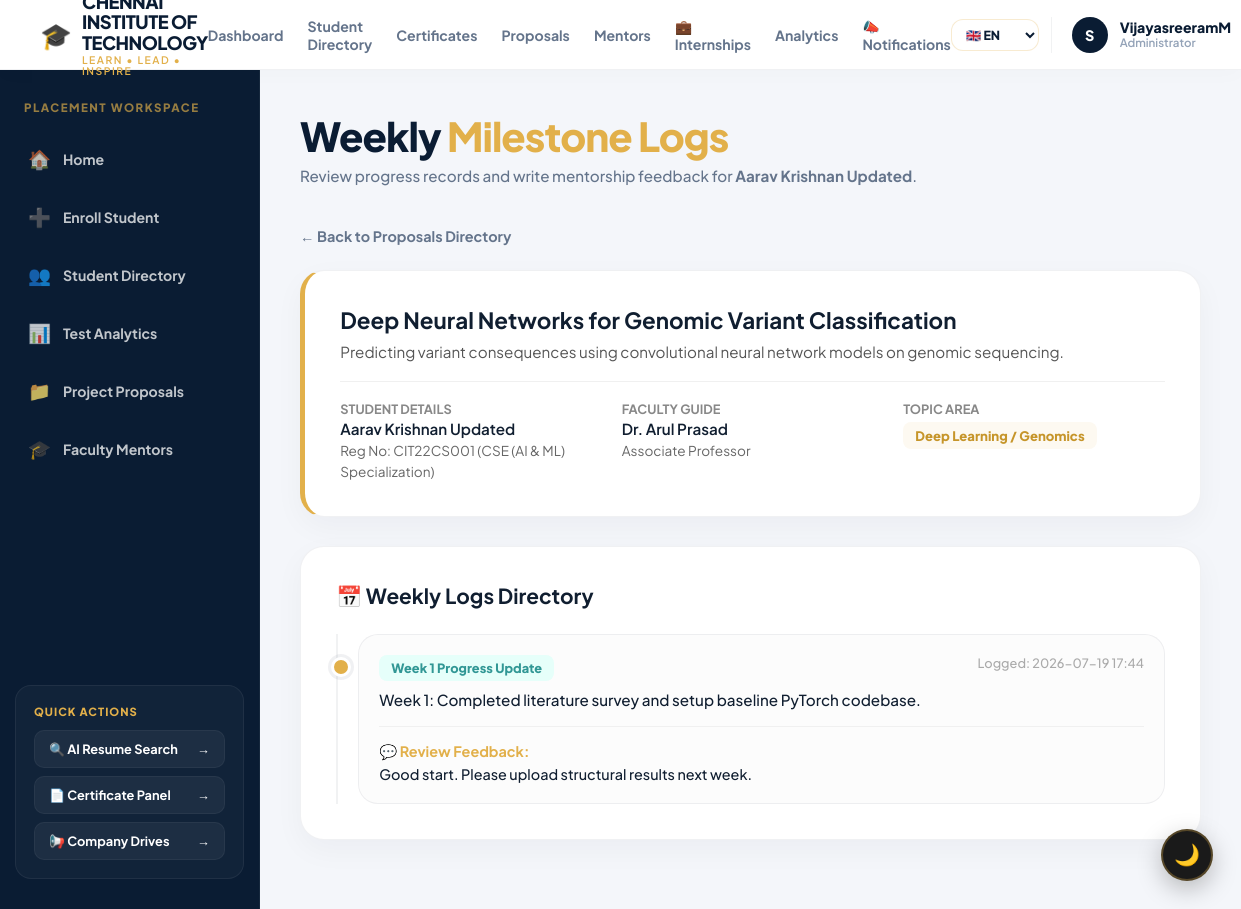
/admin/proposals/updates/1 (signed in), run on the app's committed database.
### models.py (models this page shows, shortened)
class Student(db.Model):
    __tablename__ = "students"
    id                          = db.Column(db.Integer, primary_key=True)
    batch                       = db.Column(db.String(20))
    department                  = db.Column(db.String(100))
    student_id                  = db.Column(db.String(50))
    register_number             = db.Column(db.String(50), unique=True, nullable=False, index=True)
    student_name                = db.Column(db.String(200))
    gender                      = db.Column(db.String(20))
    current_sem                 = db.Column(db.Integer)
    foreign_language_known      = db.Column(db.String(100))
    password                    = db.Column(db.Text)
    cgpa                        = db.Column(db.Float)
    sem1_gpa                    = db.Column(db.Float)
    sem2_gpa                    = db.Column(db.Float)
    sem3_gpa                    = db.Column(db.Float)
    sem4_gpa                    = db.Column(db.Float)
    sem5_gpa                    = db.Column(db.Float)
    sem6_gpa                    = db.Column(db.Float)
    sem7_gpa                    = db.Column(db.Float)
    sem8_gpa                    = db.Column(db.Float)
    sem1_subjects               = db.Column(db.Text)
    sem1_ia1                    = db.Column(db.Text)
    sem1_ia2                    = db.Column(db.Text)
    sem1_model                  = db.Column(db.Text)
    sem1_grades                 = db.Column(db.Text)
    sem2_subjects               = db.Column(db.Text)
    sem2_ia1                    = db.Column(db.Text)
    sem2_ia2                    = db.Column(db.Text)
    sem2_model                  = db.Column(db.Text)
    sem2_grades                 = db.Column(db.Text)
    sem3_subjects               = db.Column(db.Text)
    sem3_ia1                    = db.Column(db.Text)
    sem3_ia2                    = db.Column(db.Text)
    sem3_model                  = db.Column(db.Text)
    sem3_grades                 = db.Column(db.Text)
    sem4_subjects               = db.Column(db.Text)
    sem4_ia1                    = db.Column(db.Text)
    sem4_ia2                    = db.Column(db.Text)
    sem4_model                  = db.Column(db.Text)
    sem4_grades                 = db.Column(db.Text)
    sem5_subjects               = db.Column(db.Text)
    sem5_ia1                    = db.Column(db.Text)
    sem5_ia2                    = db.Column(db.Text)
    sem5_model                  = db.Column(db.Text)
    sem5_grades                 = db.Column(db.Text)
    sem6_subjects               = db.Column(db.Text)
    sem6_ia1                    = db.Column(db.Text)
    sem6_ia2                    = db.Column(db.Text)
    sem6_model                  = db.Column(db.Text)
    sem6_grades                 = db.Column(db.Text)
    sem7_subjects               = db.Column(db.Text)
    sem7_ia1                    = db.Column(db.Text)
    sem7_ia2                    = db.Column(db.Text)
    sem7_model                  = db.Column(db.Text)
    sem7_grades                 = db.Column(db.Text)
    sem8_subjects               = db.Column(db.Text)
    sem8_ia1                    = db.Column(db.Text)
    sem8_ia2                    = db.Column(db.Text)
    sem8_model                  = db.Column(db.Text)
    sem8_grades                 = db.Column(db.Text)
    projects_done               = db.Column(db.Integer, default=0)
    research_papers_published   = db.Column(db.Integer, default=0)
    review_papers_published     = db.Column(db.Integer, default=0)
    patents_granted             = db.Column(db.Integer, default=0)
    hackathons_participated     = db.Column(db.Integer, default=0)
    hackathons_won_top100       = db.Column(db.Integer, default=0)
    weekly_aptitude_avg         = db.Column(db.Float, default=0)
    avg_communication_score     = db.Column(db.Float, default=0)
    number_of_certifications    = db.Column(db.Integer, default=0)
    leetcode_problems_solved    = db.Column(db.Integer, default=0)
    codechef_rating             = db.Column(db.Integer, default=0)
    certifications_list         = db.Column(db.Text)
    certifications_list_with_date = db.Column(db.Text)
    certificate_course_level    = db.Column(db.Text)
    certificate_platform        = db.Column(db.Text)
    certificate_domain          = db.Column(db.Text)
    certificate_completion_year = db.Column(db.Text)
    skill_index                 = db.Column(db.Float, default=0)
    skill_level                 = db.Column(db.String(50))
    resume_email                = db.Column(db.String(100), nullable=True)
    resume_phone                = db.Column(db.String(50), nullable=True)
    resume_linkedin             = db.Column(db.String(200), nullable=True)
    resume_github               = db.Column(db.String(200), nullable=True)
    resume_summary              = db.Column(db.Text, nullable=True)
    resume_work_experience      = db.Column(db.Text, nullable=True)
    is_active                   = db.Column(db.Boolean, default=True, nullable=False, index=True)
    deleted_at                  = db.Column(db.DateTime, nullable=True)
    deleted_by                  = db.Column(db.String(100), nullable=True)
    certificates  = db.relationship("Certificate", backref="student", lazy=True,
                                    foreign_keys="Certificate.register_number",
                                    primaryjoin="Student.register_number == Certificate.register_number",
                                    cascade="all, delete-orphan")
    test_results  = db.relationship("TestResult", backref="student", lazy=True,
                                    foreign_keys="TestResult.register_number",
                                    primaryjoin="Student.register_number == TestResult.register_number",
                                    cascade="all, delete-orphan")

class ProjectProposal(db.Model):
    __tablename__ = "project_proposals"
    id              = db.Column(db.Integer, primary_key=True)
    register_number = db.Column(db.String(50), db.ForeignKey("students.register_number", ondelete="CASCADE"), nullable=False, index=True)
    project_title   = db.Column(db.String(300), nullable=False)
    description     = db.Column(db.Text)
    domain          = db.Column(db.String(100))
    ppt_path        = db.Column(db.Text)
    status          = db.Column(db.String(50), default="Pending Review")  # Pending Review, Approved - Select Mentor, Mentorship Active, Rejected, Completed
    submitted_at    = db.Column(db.DateTime, default=datetime.utcnow)
    reviewed_at     = db.Column(db.DateTime, nullable=True)
    remarks         = db.Column(db.Text)
    mentor_id       = db.Column(db.Integer, db.ForeignKey("mentors.id", ondelete="SET NULL"), nullable=True)
    student = db.relationship("Student", backref=db.backref("proposals", lazy=True, cascade="all, delete-orphan"))
    mentor  = db.relationship("Mentor", backref=db.backref("proposals", lazy=True))

class Mentor(db.Model):
    __tablename__ = "mentors"
    id            = db.Column(db.Integer, primary_key=True)
    name          = db.Column(db.String(200), nullable=False)
    email         = db.Column(db.String(200), unique=True, nullable=False)
    department    = db.Column(db.String(100))
    designation   = db.Column(db.String(100))
    expertise     = db.Column(db.String(300))
    max_slots     = db.Column(db.Integer, default=5)
    current_slots = db.Column(db.Integer, default=0)

class ProjectUpdate(db.Model):
    __tablename__ = "project_updates"
    id              = db.Column(db.Integer, primary_key=True)
    proposal_id     = db.Column(db.Integer, db.ForeignKey("project_proposals.id", ondelete="CASCADE"), nullable=False, index=True)
    week_no         = db.Column(db.Integer, nullable=False)
    update_text     = db.Column(db.Text, nullable=False)
    submitted_at    = db.Column(db.DateTime, default=datetime.utcnow)
    mentor_feedback = db.Column(db.Text)
    proposal = db.relationship("ProjectProposal", backref=db.backref("updates", lazy=True, order_by="ProjectUpdate.week_no", cascade="all, delete-orphan"))

### blueprints/admin.py (the view, shortened to what this page needs)
@admin_bp.route("/proposals/updates/<int:proposal_id>", methods=["GET", "POST"])
@admin_required
def project_updates(proposal_id):
    from models import ProjectProposal, ProjectUpdate, db
    proposal = ProjectProposal.query.get_or_404(proposal_id)
    return render_template(
        "admin_project_updates.html",
        proposal=proposal
    )

### templates/admin_project_updates.html (shortened to what this page needs)
{% extends "base.html" %}
{% block content %}
<div class="giraffe-header">
    <h2>Weekly <span>Milestone Logs</span></h2>
    <p>Review progress records and write mentorship feedback for <b>{{ proposal.student.student_name }}</b>.</p>
</div>
<a href="{{ url_for('admin.proposals') }}" class="lion-btn-clear" style="margin-left: 0; display: inline-flex; align-items: center; gap: 8px; margin-bottom: 25px;">
    ← Back to Proposals Directory
</a>
<div class="gazelle-card" style="border-left: 5px solid var(--primary-gold);">
    <h3 style="margin-top: 0; color: var(--dark); font-size: 1.4rem; margin-bottom: 8px;">{{ proposal.project_title }}</h3>
    <p style="margin: 0; font-size: 0.95rem; color: #555;">{{ proposal.description }}</p>
    <div style="display: grid; grid-template-columns: 1fr 1fr 1fr; gap: 20px; margin-top: 20px; padding-top: 15px; border-top: 1px solid #f0f0f0;">
        <div>
            <span style="font-size: 0.8rem; color: #888; text-transform: uppercase; font-weight: 700;">Student details</span><br>
            <span style="font-size: 0.95rem; color: var(--dark); font-weight: 600;">{{ proposal.student.student_name }}</span><br>
            <span style="font-size: 0.85rem; color: #666;">Reg No: {{ proposal.register_number }} ({{ proposal.student.department }})</span>
        </div>
        <div>
            <span style="font-size: 0.8rem; color: #888; text-transform: uppercase; font-weight: 700;">Faculty Guide</span><br>
            {% if proposal.mentor %}
                <span style="font-size: 0.95rem; color: var(--dark); font-weight: 600;">{{ proposal.mentor.name }}</span><br>
                <span style="font-size: 0.85rem; color: #666;">{{ proposal.mentor.designation }}</span>
            {% else %}
                <span style="font-size: 0.95rem; color: #aaa; font-style: italic;">No guide assigned</span>
            {% endif %}
        </div>
        <div>
            <span style="font-size: 0.8rem; color: #888; text-transform: uppercase; font-weight: 700;">Topic Area</span><br>
            <span class="owl-badge" style="margin-top: 4px;">{{ proposal.domain }}</span>
        </div>
    </div>
</div>
<div class="gazelle-card">
    <h3 style="margin-top: 0; margin-bottom: 25px; font-size: 1.3rem; color: var(--dark);">📅 Weekly Logs Directory</h3>
    {% if proposal.updates %}
        <div style="display: flex; flex-direction: column; gap: 25px; position: relative; padding-left: 20px; border-left: 2px solid var(--glass-border);">
            {% for u in proposal.updates %}
                <div style="position: relative; background: rgba(0,0,0,0.01); border: 1px solid var(--glass-border); padding: 20px; border-radius: 20px;">
                    <div style="position: absolute; left: -28px; top: 22px; width: 14px; height: 14px; border-radius: 50%; background: var(--primary-gold); border: 3px solid var(--white); box-shadow: 0 0 0 3px var(--glass-border);"></div>
                    <div style="display: flex; justify-content: space-between; margin-bottom: 8px;">
                        <span class="owl-badge" style="background: #e6fffa; color: #319795; font-size: 0.8rem; font-weight: 800;">Week {{ u.week_no }} Progress Update</span>
                        <span style="font-size: 0.8rem; color: #aaa; font-weight: 500;">Logged: {{ u.submitted_at.strftime('%Y-%m-%d %H:%M') }}</span>
                    </div>
                    <p style="margin: 0; font-size: 0.95rem; color: var(--dark); font-weight: 500; line-height: 1.4;">{{ u.update_text }}</p>
                    <div style="margin-top: 15px; padding-top: 15px; border-top: 1px solid #f0f0f0;">
                        {% if u.mentor_feedback %}
                            <div style="font-size: 0.9rem; color: var(--primary-gold); font-weight: 700; display: flex; flex-direction: column; gap: 4px;">
                                <span>💬 Review Feedback:</span>
                                <span style="color: var(--dark); font-weight: 500; font-size: 0.9rem;">{{ u.mentor_feedback }}</span>
                            </div>
                        {% endif %}
                    </div>
                </div>
            {% endfor %}
        </div>
    {% else %}
        <p style="color: #999; font-style: italic;">No weekly milestone updates have been logged by the student yet.</p>
    {% endif %}
</div>
{% endblock %}

### static/css/main.css (style rules this page uses)
:root { --primary-navy: #0a1c33; --primary-gold: #e2b04a; --primary-gold-hover: #c6952a; --white: #ffffff; --bg-soft: #f4f6fa; --dark: #101e30; --dark-charcoal: #1d2d44; --glass: #ffffff; --glass-border: rgba(10, 28, 51, 0.06); --shadow-soft: 0 10px 30px rgba(10, 28, 51, 0.04); --shadow-hover: 0 20px 45px rgba(226, 176, 74, 0.14); --status-blue: #1d4ed8; --status-green: #10b981; --status-yellow: #f59e0b; --status-red: #ef4444; }
body { background-color: var(--bg-soft); font-family: 'Plus Jakarta Sans', 'Inter', sans-serif; color: var(--dark); margin: 0; padding: 0; overflow-x: hidden; }
.giraffe-header, .giraffe-title, .giraffe-welcome { margin-bottom: 2.5rem; }
.giraffe-header h2, .giraffe-title, .giraffe-welcome h2 { font-size: 2.5rem; font-weight: 800; color: var(--primary-navy); letter-spacing: -1px; margin: 0; }
.giraffe-header h2 span, .giraffe-title span, .giraffe-welcome h2 span { color: var(--primary-gold); }
.giraffe-header p, .giraffe-welcome p { color: #64748b; font-weight: 500; margin-top: 5px; font-size: 0.95rem; }
.gazelle-card { background: var(--white); padding: 2.2rem; border-radius: 24px; box-shadow: var(--shadow-soft); border: 1px solid var(--glass-border); margin-bottom: 1.8rem; transition: all 0.4s cubic-bezier(0.165, 0.84, 0.44, 1); }
.lion-btn-clear { background: transparent; color: #64748b; text-decoration: none; font-size: 0.9rem; font-weight: 700; margin-left: 15px; border: none; cursor: pointer; transition: color 0.2s ease; }
.owl-badge, .owl-pill { background: rgba(226, 176, 74, 0.08); color: var(--primary-gold-hover); padding: 5px 12px; border-radius: 8px; font-size: 0.82rem; font-weight: 750; display: inline-block; }
*, *::before, *::after { transition: background-color 0.35s ease, color 0.35s ease, border-color 0.35s ease, box-shadow 0.35s ease; }

### templates/base.html (style rules this page uses)
:root { --primary-navy: #0a1c33; --primary-gold: #e2b04a; --primary-gold-hover: #c6952a; --white: #ffffff; --bg-soft: #f4f6fa; --dark: #101e30; --text-muted: #64748b; --glass-border: rgba(10, 28, 51, 0.06); }
body { margin: 0; background-color: var(--bg-soft); font-family: 'Plus Jakarta Sans', sans-serif; min-height: 100vh; display: flex; flex-direction: column; overflow-x: hidden; }

### data on the page
Student: student.student_name "Aarav Krishnan Updated", student.department "CSE (AI & ML) Specialization"
ProjectProposal: project_title "Deep Neural Networks for Genomic Variant Classification", description "Predicting variant consequences using convolutional neural network models on genomic sequencing.", register_number "CIT22CS001", domain "Deep Learning / Genomics"
Mentor: mentor.name "Dr. Arul Prasad", mentor.designation "Associate Professor"
ProjectUpdate: week_no "1", submitted_at "2026-07-19 17:44", update_text "Week 1: Completed literature survey and setup baseline PyTorch codebase.", mentor_feedback "Good start. Please upload structural results next week."

### other printed values
{{ session.admin_user }} "VijayasreeramM"
